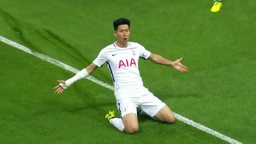
#> input picture images/son.jpg, 256 x 144 px, shrunk from 1280 x 720 before the run
$ python canny_edge_detector.py
#> lines starting #> are read from the running program, lines starting #| are printed output that depends on the picture
import os
from PIL import Image
import math
import numpy as np

def gaussian_function(sigma):
    """
    Args:
        sigma (float): standard deviation of the gaussian distribution

    Return:
        gaussian kernel (numpy array)
    """

    # Your code (optional)
    # Define the size of the 1D kernel
    kernel_size = int(6*sigma + 1) # kernel size = 7 (6 + 1) ->  3 left-pixels + central pixel + 3 right-pixels

    # Make sure the size is odd (to center the kernel perfectly over the image)
    if (kernel_size % 2 == 0):
        kernel_size += 1

    # Create a 1D grid of x coordinates centered around 0 [-3 -2 -1 0 1 2 3]
    x = np.linspace(
        -(kernel_size // 2),
        kernel_size // 2,
        kernel_size
    )

    # 1D Gaussian formula
    gauss = np.exp(-x**2 / (2*sigma**2))

    # Normalize
    gauss /= gauss.sum()

    # 2D Gaussian kernel is the outer product of two 1D Gaussians
    kernel = np.outer(gauss, gauss)

    return kernel

def convolution(array, kernel):
    """
    Args:
        array (numpy array): input array
        kernel (numpy array): kernel array

    Return:
        output of image convolution (numpy array)
    """

    # Your code (optional)
    kernel_size = kernel.shape[0]
    pad = kernel_size // 2
    output = np.zeros_like(array)
    padding = np.pad(array, pad, mode='constant') # padded array

    rows, cols = array.shape

    for i in range(rows):
        for j in range(cols):
            output[i, j] = np.sum(padding[i:i+kernel_size, j:j+kernel_size] * kernel)

    return output

def gaussian_filter(input_image, sigma):
    """
    Args:
        input_image (numpy array): input array
        sigma (float): standard deviation of the gaussian distribution

    Return:
        2D gaussian filtered image (numpy array)
    """

    # Your code
    return convolution(input_image, gaussian_function(sigma))

def sobel_filter(image):
    """
    Args:
        image (numpy array): input array

    Return:
        Sobel filtered image of gradient magnitude (numpy array),
        Sobel filtered image of gradient direction (numpy array)
    """

    # Your code
    sobel_x = np.array([
        [-1, 0, 1],
        [-2, 0, 2],
        [-1, 0, 1]
    ])

    sobel_y = np.array([
        [1, 2, 1],
        [0, 0, 0],
        [-1, -2, -1]
    ])

    grad_x = convolution(image, sobel_x)
    grad_y = convolution(image, sobel_y)

    grad_magnitude = np.sqrt(pow(grad_x, 2) + pow(grad_y, 2))
    grad_direction = np.rad2deg(np.arctan2(grad_y, grad_x)) % 180

    return grad_magnitude, grad_direction

def non_max_suppression(gradient_magnitude, gradient_orientation):
    """
    Args:
        gradient_magnitude (numpy array): Sobel filtered image of gradient magnitude
        gradient_orientation (numpy array): Sobel filtered image of gradient direction

    Return:
        Non-maximum suppressed image (numpy array)
    """

    # Your code
    # Create an empty suppressed image
    nms_image = np.zeros_like(gradient_magnitude)

    rows, cols = grad_magnitude.shape

    for i in range(1, rows - 1):
        for j in range(1, cols - 1):

            gradient_direction = gradient_orientation[i, j] # Gradient direction at the current pixel

            if (0 <= gradient_direction < 22.5) or (157.5 <= gradient_direction < 180):
                p, r = gradient_magnitude[i, j - 1], gradient_magnitude[i, j + 1] # left and right pixels
            elif (22.5 <= gradient_direction < 67.5):
                p, r = gradient_magnitude[i + 1, j - 1], gradient_magnitude[i - 1, j + 1] # bottom-left and top-right pixels
            elif (67.5 <= gradient_direction < 112.5):
                p, r = gradient_magnitude[i - 1, j], gradient_magnitude[i + 1, j] # top and down pixels
            else: # elif (112.5 <= gradient_direction < 157.5)
                p, r = gradient_magnitude[i - 1, j - 1], gradient_magnitude[i + 1, j + 1] # top-left and bottom-right pixels

            # Compare the edge strength of the current pixel q (gradient_magnitude[i, j]) with those in positive and negative pixels (p and r)
            # If the strength at q is the largest, preserve it, and otherwise, suppress it (i.e. set to 0).
            if (gradient_magnitude[i, j] >= p) and (gradient_magnitude[i, j] >= r):
                nms_image[i, j] = gradient_magnitude[i, j]

    return nms_image

def double_threshold(image, low_threshold_rate, high_threshold_rate):
    """
    Args:
        image (numpy array): Non-maximum suppressed image
        low_threshold_rate (float): used to identify non-relevant pixels
        high_threshold_rate (float): used to identify strong pixels

    Return:
        Double-thresholded image (numpy array)
    """

    # Your code
    high_threshold = image.max() * high_threshold_rate
    low_threshold = image.max() * low_threshold_rate

    strong_pixel = 255
    weak_pixel = 50
    # suppressed_pixel = 0

    dt_image = np.zeros_like(image)

    strong_i, strong_j = np.where(image >= high_threshold) # Definetely an edge
    weak_i, weak_j = np.where((image <= high_threshold) & (image >= low_threshold)) # Maybe an edge
    # suppressed_i, suppressed_j = np.where(image < low_threshold) -> Definetely not an edge

    dt_image[strong_i, strong_j] = strong_pixel
    dt_image[weak_i, weak_j] = weak_pixel

    return dt_image

def hysteresis_threshold(image):
    """
    Args:
        image (numpy array): Double-thresholded image

    Return:
        Hysteresis-thresholded image (numpy array)
    """

    # Your code
    strong_pixel = 255
    weak_pixel = 50

    rows, cols = image.shape

    ht_image = image.copy()

    for i in range(1, rows - 1):
        for j in range(1, cols - 1):
            # Check if the weak pixel is connected to a strong pixel
            if (ht_image[i, j] == weak_pixel):
                if (np.any(ht_image[i-1:i+2, j-1:j+2])):
                    ht_image[i, j] = strong_pixel # If a weak edge is connected to a strong edge in the neighborhood, it becomes an edge
                else:
                    ht_image[i, j] = 0

    return ht_image

if __name__ == "__main__":
    sigma = 1.5
    low_threshold_rate = 0.05
    high_threshold_rate = 0.15

    img = np.asarray(Image.open(os.path.join('images', 'son.jpg')).convert('L'))
    img = img.astype('float32')

    logdir = os.path.join('results', 'canny_edge_detector')
    if not os.path.exists(logdir):
        os.makedirs(logdir)

    ret = gaussian_filter(img, sigma)
    if ret is not None:
        Image.fromarray(ret.astype('uint8')).save(os.path.join(logdir, 'gaussian_filter.jpeg'))
        Image.fromarray(ret.astype('uint8')).show()

    grad_magnitude, grad_direction = sobel_filter(ret)
#> after the loop in convolution (call 2), `for i in range(rows):`:
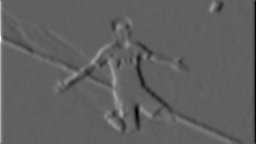
#> output: shape (144, 256) float32; min -372.6, max 611.6, mean 0.1; drawn with min black and max white
#> after the loop in convolution (call 3), `for i in range(rows):`:
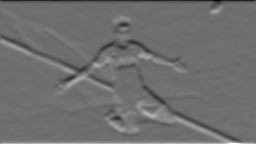
#> output: shape (144, 256) float32; min -491.2, max 630.5, mean 0; drawn with min black and max white
#> in sobel_filter, `grad_direction = np.rad2deg(np.arctan2(grad_y, grad_x)) % 180`:
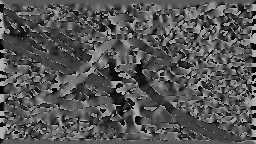
#> grad_direction: shape (144, 256) float32; min 0.00214, max 180, mean 85.5
    if grad_magnitude is not None and grad_direction is not None:
        Image.fromarray(grad_magnitude.astype('uint8')).save(os.path.join(logdir, 'sobel_filter_grad_magnitude.jpeg'))
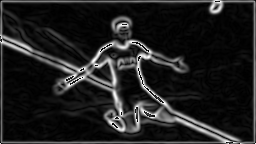
#> saved as sobel_filter_grad_magnitude.jpeg: PIL image 256x144 L; min 0, max 255, mean 32.1
        Image.fromarray(grad_magnitude.astype('uint8')).show()
        Image.fromarray(grad_direction.astype('uint8')).save(os.path.join(logdir, 'sobel_filter_grad_direction.jpeg'))
        Image.fromarray(grad_direction.astype('uint8')).show()

    ret = non_max_suppression(grad_magnitude, grad_direction)
#> after the loop in non_max_suppression, `for i in range(1, rows - 1):`:
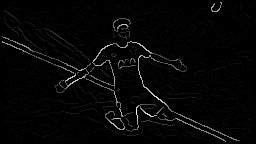
#> nms_image: shape (144, 256) float32; min 0, max 373.4, mean 8.6; drawn with min black and max white
    if ret is not None:
        Image.fromarray(ret.astype('uint8')).save(os.path.join(logdir, 'non_max_suppression.jpeg'))
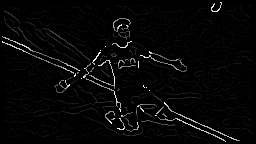
#> saved as non_max_suppression.jpeg: PIL image 256x144 L; min 0, max 255, mean 7.1
        Image.fromarray(ret.astype('uint8')).show()

    ret = double_threshold(ret, low_threshold_rate, high_threshold_rate)
#> in double_threshold, `high_threshold = image.max() * high_threshold_rate`: high_threshold = 56.01
#> in double_threshold, `low_threshold = image.max() * low_threshold_rate`: low_threshold = 18.67
#> in double_threshold, `strong_i, strong_j = np.where(image >= high_threshold)`: strong_i = 1418 values from 2 to 141; strong_j = 1418 values, max 239 at index 1416, min 2 at index 131, mean 122.6
#> in double_threshold, `weak_i, weak_j = np.where((image <= high_threshold) & (image >= low_th..`: weak_i = 945 values from 10 to 137; weak_j = 945 values, max 251 at index 386, min 4 at index 0, mean 98.43
    if ret is not None:
        Image.fromarray(ret.astype('uint8')).save(os.path.join(logdir, 'double_threshold.jpeg'))
        Image.fromarray(ret.astype('uint8')).show()

    ret = hysteresis_threshold(ret)
#> after the loop in hysteresis_threshold, `for i in range(1, rows - 1):`:
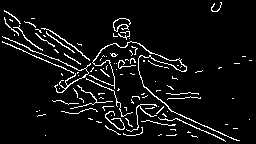
#> ht_image: shape (144, 256) float32; 6.4% white in thin lines or dots
    if ret is not None:
        Image.fromarray(ret.astype('uint8')).save(os.path.join(logdir, 'hysteresis_threshold.jpeg'))
        Image.fromarray(ret.astype('uint8')).show()
